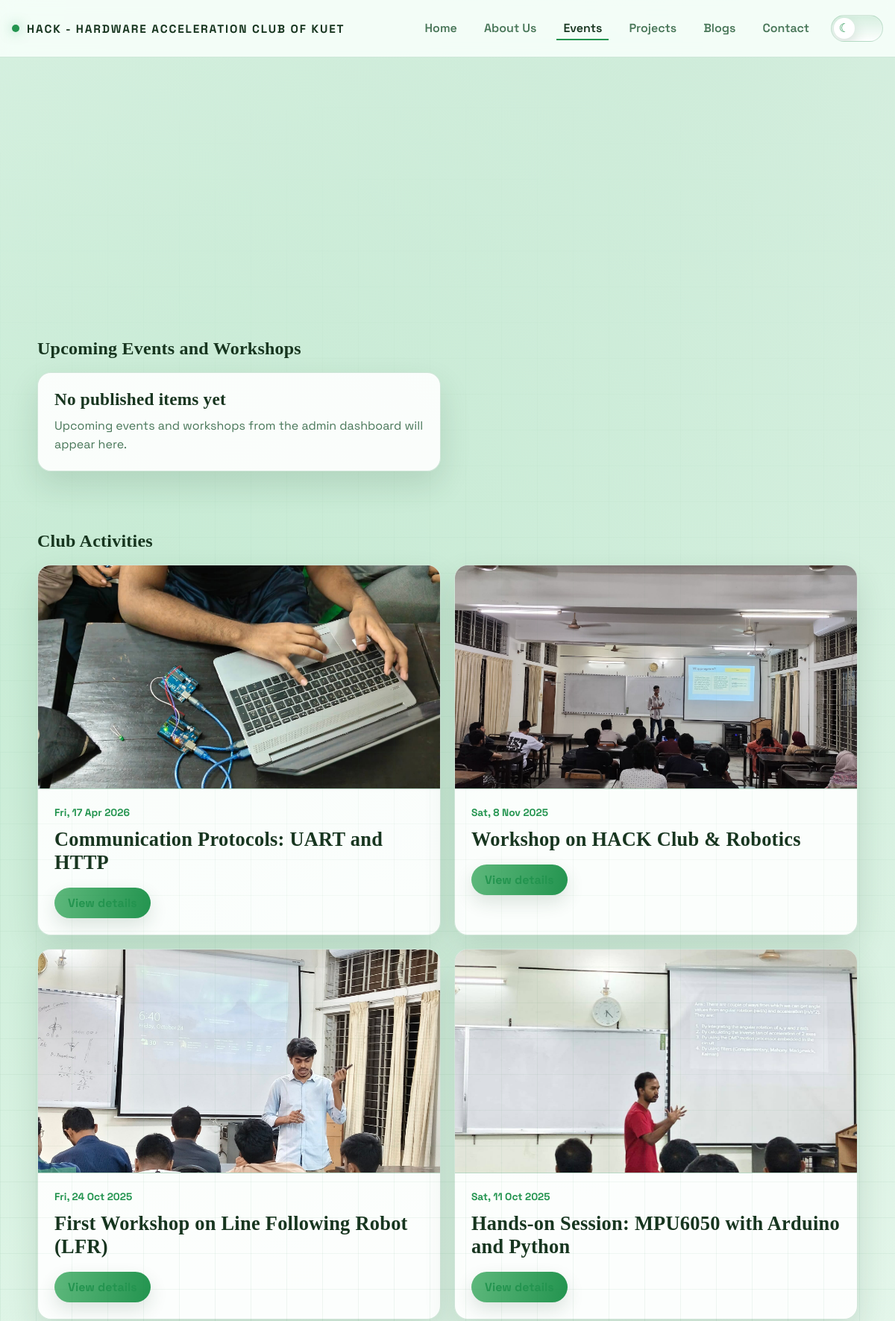
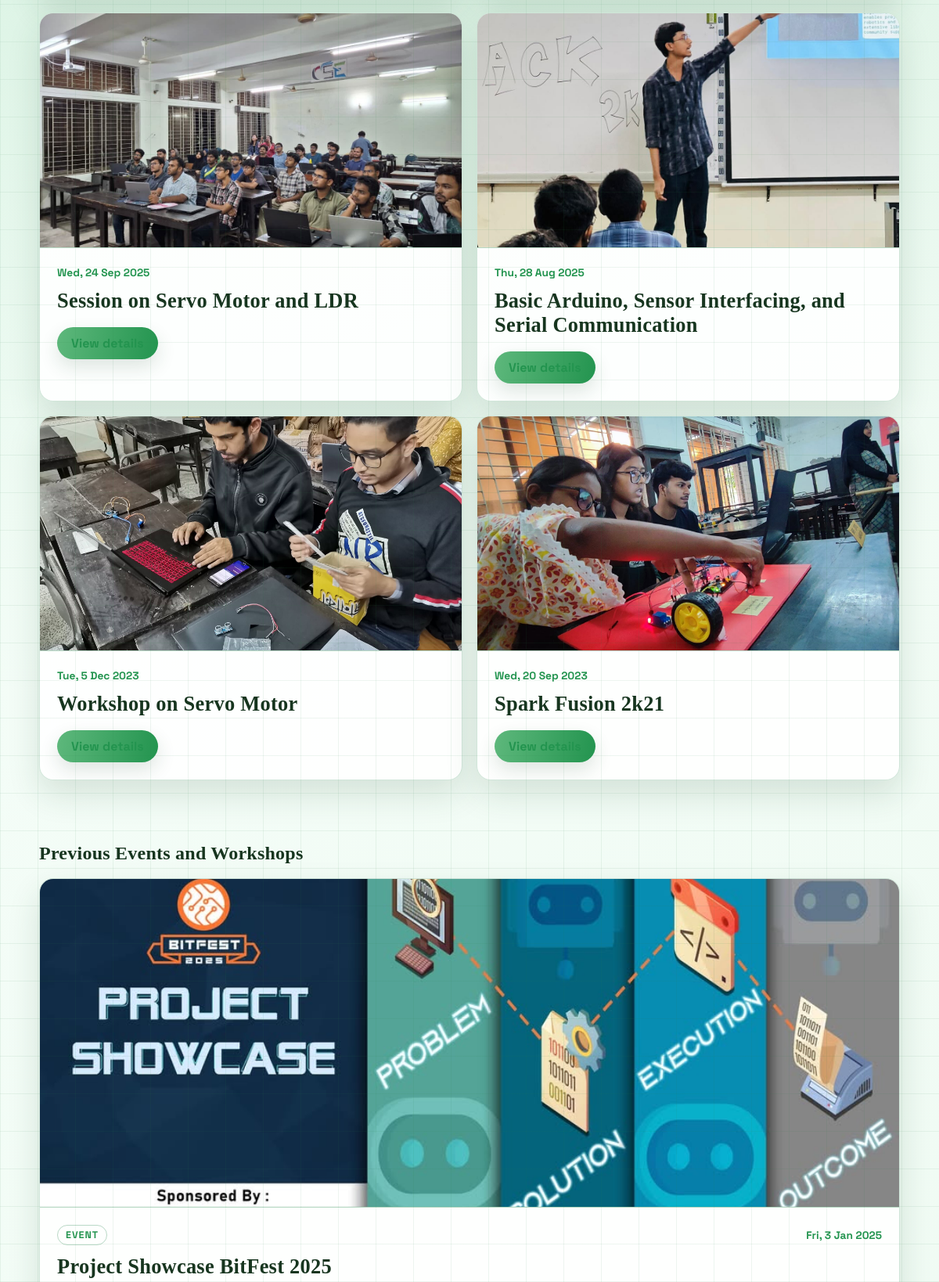
/event.php (upper part), run on the app's committed database (2 pictures, top to bottom).
### tables this page shows
CREATE TABLE IF NOT EXISTS `club_activities` (
  `id`                INT UNSIGNED NOT NULL AUTO_INCREMENT,
  `title`             VARCHAR(200) NOT NULL,
  `slug`              VARCHAR(220) NOT NULL,
  `activity_date`     DATE         NOT NULL,
  `description`       TEXT         NOT NULL,
  `content`           LONGTEXT     NOT NULL,
  `cover_image`       VARCHAR(255) NULL DEFAULT NULL,
  `gallery_images`    LONGTEXT     NULL DEFAULT NULL,
  `registration_link` VARCHAR(500) NULL DEFAULT NULL,
  `created_at`        TIMESTAMP    NOT NULL DEFAULT CURRENT_TIMESTAMP,
  `updated_at`        TIMESTAMP    NOT NULL DEFAULT CURRENT_TIMESTAMP ON UPDATE CURRENT_TIMESTAMP,
  PRIMARY KEY (`id`),
  UNIQUE KEY `uq_club_activity_slug` (`slug`),
  KEY `idx_club_activity_date` (`activity_date`)
);

CREATE TABLE IF NOT EXISTS `events` (
  `id`                INT UNSIGNED NOT NULL AUTO_INCREMENT,
  `title`             VARCHAR(200) NOT NULL,
  `slug`              VARCHAR(220) NOT NULL,
  `description`       TEXT         NOT NULL,
  `full_description`  LONGTEXT     NULL DEFAULT NULL,
  `cover_image`       VARCHAR(255) NULL DEFAULT NULL,
  `event_date`        DATE         NOT NULL,
  `event_time`        TIME         NULL DEFAULT NULL,
  `location`          VARCHAR(300) NULL DEFAULT NULL,
  `event_type`        ENUM('workshop','competition','seminar','meetup','other') NOT NULL DEFAULT 'other',
  `status`            ENUM('upcoming','ongoing','completed','cancelled') NOT NULL DEFAULT 'upcoming',
  `registration_link` VARCHAR(500) NULL DEFAULT NULL,
  `created_at`        TIMESTAMP    NOT NULL DEFAULT CURRENT_TIMESTAMP,
  `updated_at`        TIMESTAMP    NOT NULL DEFAULT CURRENT_TIMESTAMP ON UPDATE CURRENT_TIMESTAMP,
  `created_by`        INT UNSIGNED NULL DEFAULT NULL,
  PRIMARY KEY (`id`),
  UNIQUE KEY `uq_event_slug` (`slug`),
  KEY `idx_event_date` (`event_date`),
  CONSTRAINT `fk_event_admin` FOREIGN KEY (`created_by`) REFERENCES `admins` (`id`) ON DELETE SET NULL
);

### event.php (the view, shortened to what this page needs)
<?php
require_once __DIR__ . '/public-data.php';
$events = public_rows("SELECT * FROM events WHERE status != 'cancelled' ORDER BY event_date DESC, created_at DESC");
$activities = public_rows("SELECT * FROM club_activities ORDER BY activity_date DESC, created_at DESC");
$previousItems = [];
$upcomingItems = [];
foreach ($events as $event) {
    $isPast = in_array($event['status'], ['completed'], true) || strtotime($event['event_date']) < strtotime(date('Y-m-d'));
    if ($isPast) {
        $previousItems[] = $event;
    } else {
        $upcomingItems[] = $event;
    }
}
usort($upcomingItems, fn($a, $b) => strcmp((string) $a['event_date'], (string) $b['event_date']));
usort($previousItems, fn($a, $b) => strcmp((string) $b['event_date'], (string) $a['event_date']));
function event_public_label(array $event): string {
    return ($event['event_type'] ?? '') === 'workshop' ? 'Workshop' : 'Event';
}
function render_event_cards(array $events, string $empty): void {
    if (empty($events)) {
        return;
    }
    foreach ($events as $event): ?>
        <article class="event-card">
            <?php if (!empty($event['cover_image'])): ?>
                <img class="event-thumb" src="<?= public_h($event['cover_image']) ?>" alt="<?= public_h($event['title']) ?>">
            <?php endif; ?>
            <div class="event-card-body">
                <div class="event-card-topline">
                    <span class="event-label"><?= public_h(event_public_label($event)) ?></span>
                    <span class="event-date"><?= public_h(date('D, j M Y', strtotime($event['event_date']))) ?></span>
                </div>
                <h3><?= public_h($event['title']) ?></h3>
            </div>
        </article>
    <?php endforeach;
}
function render_activity_cards(array $activities, string $empty): void {
    foreach ($activities as $activity): ?>
        <article class="event-card activity-card">
            <?php if (!empty($activity['cover_image'])): ?>
                <img class="event-thumb" src="<?= public_h($activity['cover_image']) ?>" alt="<?= public_h($activity['title']) ?>">
            <?php endif; ?>
            <div class="event-card-body">
                <span class="event-date"><?= public_h(date('D, j M Y', strtotime($activity['activity_date']))) ?></span>
                <h3><?= public_h($activity['title']) ?></h3>
                <a class="back-link-btn activity-detail-btn" href="activity-detail.php?slug=<?= urlencode($activity['slug']) ?>">View details</a>
            </div>
        </article>
    <?php endforeach;
}
?>
    <main class="container">
        <section class="section event-section">
            <h2>Upcoming Events and Workshops</h2>
            <div class="event-grid"><?php render_event_cards($upcomingItems, 'Upcoming events and workshops from the admin dashboard will appear here.'); ?></div>
        </section>
        <section class="section event-section">
            <h2>Club Activities</h2>
            <div class="event-grid"><?php render_activity_cards($activities, 'Club activity updates will appear here.'); ?></div>
        </section>
        <section class="section event-section">
            <h2>Previous Events and Workshops</h2>
            <div class="event-grid event-grid-single"><?php render_event_cards($previousItems, 'Completed events and workshops from the admin dashboard will appear here.'); ?></div>
        </section>
    </main>

### style.css (style rules this page uses)
:root { --bg-1: #f8fffb; --bg-2: #ecf9f0; --panel: rgba(255, 255, 255, 0.9); --panel-border: rgba(52, 140, 89, 0.22); --text: #17351f; --muted: #487658; --accent: #23944f; --accent-2: #5eb87c; --shadow: 0 18px 42px rgba(26, 74, 42, 0.14); --bg-glow-1: rgba(92, 196, 130, 0.24); --bg-glow-2: rgba(54, 157, 93, 0.15); --grid-line: rgba(42, 128, 76, 0.08); --header-bg: rgba(248, 255, 251, 0.88); --header-border: rgba(52, 140, 89, 0.2); --chip-border: rgba(52, 140, 89, 0.34); --timeline-border: rgba(52, 140, 89, 0.34); --input-border: rgba(52, 140, 89, 0.3); --input-bg: rgba(255, 255, 255, 0.96); --nav-hover-border: rgba(52, 140, 89, 0.48); --footer-border: rgba(52, 140, 89, 0.26); --btn-text: #ffffff; --focus-ring: rgba(35, 148, 79, 0.28); --brand-glow: rgba(35, 148, 79, 0.5); --toggle-track: rgba(35, 148, 79, 0.14); --toggle-track-hover: rgba(35, 148, 79, 0.22); --toggle-thumb: #ffffff; --toggle-thumb-shadow: 0 8px 18px rgba(26, 74, 42, 0.18); }
* { box-sizing: border-box; }
body { margin: 0; min-height: 100vh; color: var(--text); font-family: "Space Grotesk", "Segoe UI", sans-serif; background: radial-gradient(circle at 10% 15%, var(--bg-glow-1), transparent 35%), radial-gradient(circle at 80% 0%, var(--bg-glow-2), transparent 42%), linear-gradient(130deg, var(--bg-1), var(--bg-2)); overflow-x: hidden; transition: background 260ms ease, color 220ms ease; }
html, body { max-width: 100%; }
body::before { content: ""; position: fixed; inset: 0; pointer-events: none; background-image: linear-gradient(var(--grid-line) 1px, transparent 1px), linear-gradient(90deg, var(--grid-line) 1px, transparent 1px); background-size: 48px 48px; mask-image: radial-gradient(circle at center, black 30%, transparent 95%); }
.container { width: min(1100px, calc(100% - 32px)); margin: 0 auto; }
h1, h2, h3 { margin: 0; font-family: Georgia, serif; letter-spacing: 0.01em; }
.section { padding: 24px 0 56px; }
.event-grid { display: grid; grid-template-columns: repeat(2, minmax(0, 1fr)); gap: 18px; }
.event-grid-single { grid-template-columns: 1fr; }
.event-section h2 { margin-bottom: 18px; }
.event-card { display: flex; min-height: 100%; flex-direction: column; overflow: hidden; background: var(--panel); border: 1px solid var(--panel-border); border-radius: 18px; box-shadow: var(--shadow); }
.event-thumb { display: block; width: 100%; height: 300px; object-fit: cover; object-position: center; border-bottom: 1px solid var(--panel-border); background: color-mix(in srgb, var(--panel) 84%, var(--accent) 16%); }
.event-grid-single .event-thumb { height: 420px; }
.event-card-body { display: grid; gap: 12px; padding: 22px; }
.event-card-topline { display: flex; flex-wrap: wrap; gap: 8px 12px; align-items: center; justify-content: space-between; }
.event-label { width: fit-content; border: 1px solid var(--chip-border); border-radius: 999px; padding: 4px 10px; color: var(--accent); font-size: 0.78rem; font-weight: 700; text-transform: uppercase; letter-spacing: 0.08em; }
.event-date { margin: 0; color: var(--accent); font-size: 0.86rem; font-weight: 700; }
.event-card h3 { font-size: clamp(1.35rem, 2.2vw, 1.8rem); }
.event-card a { color: var(--accent); font-weight: 700; }
.activity-card .event-card-body { align-content: start; }
.activity-detail-btn { margin-top: 4px; }
.back-link-btn { display: inline-flex; width: fit-content; align-items: center; justify-content: center; margin-top: 6px; border-radius: 999px; padding: 10px 18px; background: linear-gradient(100deg, var(--accent-2), var(--accent)); color: var(--btn-text); font-weight: 700; text-decoration: none; box-shadow: 0 10px 24px rgba(26, 74, 42, 0.14); transition: filter 180ms ease, transform 180ms ease; }

### data on the page
club_activities: cover_image (picture), activity_date "Fri, 17 Apr 2026", title "Communication Protocols: UART and HTTP"
club_activities: cover_image (picture), activity_date "Sat, 8 Nov 2025", title "Workshop on HACK Club & Robotics"
club_activities: cover_image (picture), activity_date "Fri, 24 Oct 2025", title "First Workshop on Line Following Robot (LFR)"
club_activities: cover_image (picture), activity_date "Sat, 11 Oct 2025", title "Hands-on Session: MPU6050 with Arduino and Python"
club_activities: cover_image+title (picture), activity_date "Wed, 24 Sep 2025", title "Session on Servo Motor and LDR"
club_activities: cover_image (picture), activity_date "Thu, 28 Aug 2025", title "Basic Arduino, Sensor Interfacing, and Serial Communication"
club_activities: cover_image (picture), activity_date "Tue, 5 Dec 2023", title "Workshop on Servo Motor"
club_activities: cover_image (picture), activity_date "Wed, 20 Sep 2023", title "Spark Fusion 2k21"
events: cover_image (picture), event_type "EVENT", event_date "Fri, 3 Jan 2025", title "Project Showcase BitFest 2025"

### other printed values
public_h($label) "Home"
public_h($label) "About Us"
public_h($label) "Events"
public_h($label) "Projects"
public_h($label) "Blogs"
public_h($label) "Contact"
public_h($message) "Upcoming events and workshops from the admin dashboard will appear here."
